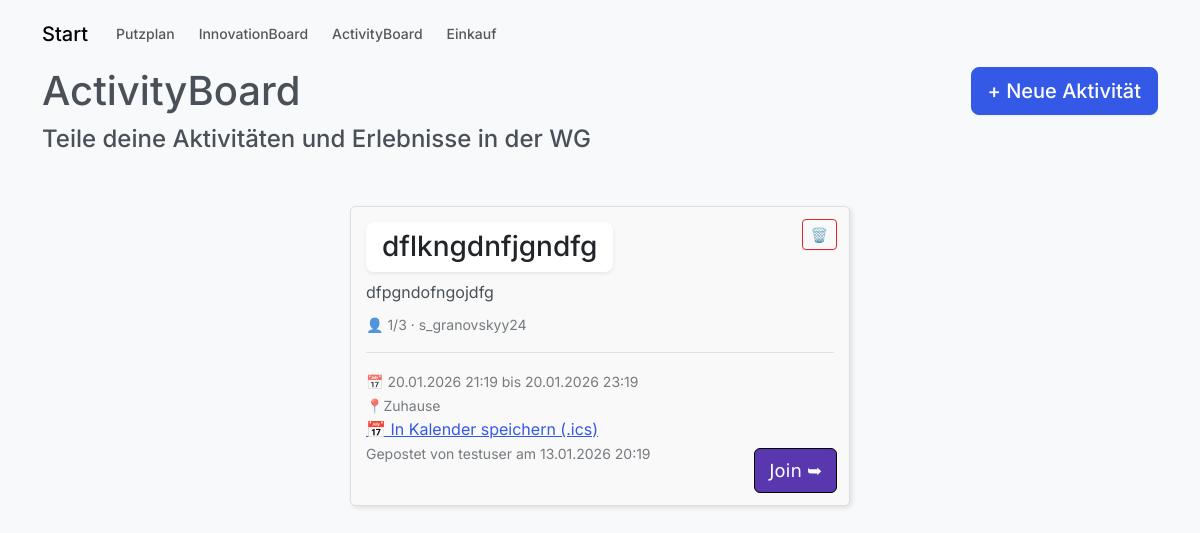
/activityboard/ (signed in), run on an earlier commit of the app's database.
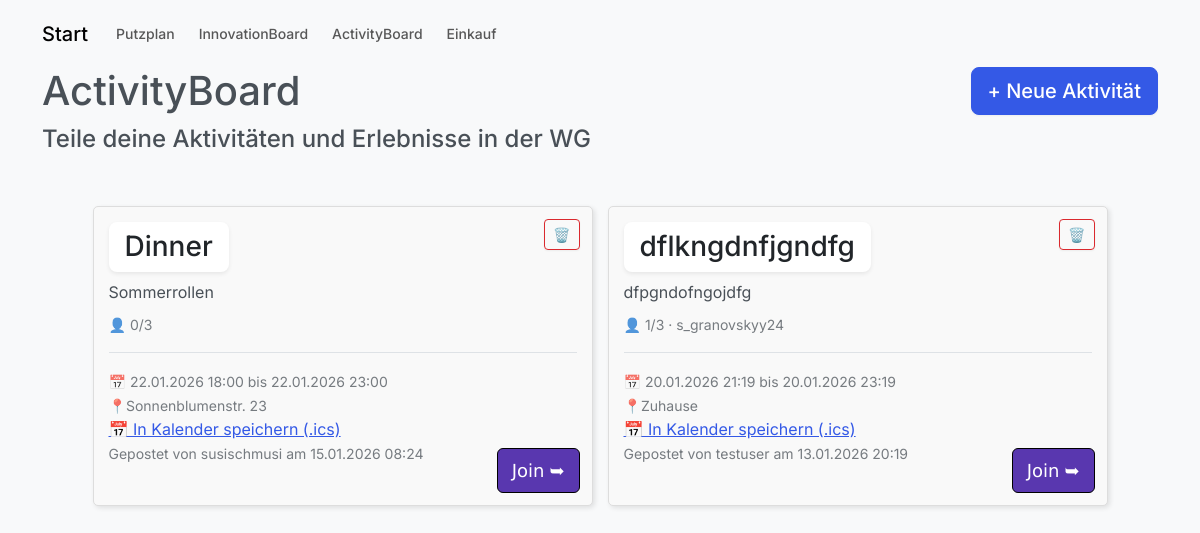
And on a later commit of the database.
### db.py (models this page shows)
class Activity(db.Model):
    __tablename__ = 'ACTIVITY'
    activity_id = db.Column(db.Integer, primary_key=True, index=True, unique=True)
    wg_id = db.Column(db.Integer, db.ForeignKey('WG.wg_id'), nullable=False)
    created_by = db.Column(db.Integer, db.ForeignKey('USER.user_id'), nullable=False)
    title = db.Column(db.String, nullable=False)
    description = db.Column(db.String)
    date = db.Column(db.DateTime, nullable=False)
    location = db.Column(db.String)
    max_participants = db.Column(db.Integer, nullable=True)
    participants = db.relationship(
        "User",
        secondary=activity_participants,
        back_populates="joined_activities"
    )  #participants
    created_at = db.Column(db.DateTime, server_default=db.func.now())
    updated_at = db.Column(db.DateTime, nullable=False)  #new time varivable as to not migrate
    wg = db.relationship('Wg', back_populates='activities')
    creator = db.relationship('User', back_populates='activities_created')

class User(db.Model):
    __tablename__ = 'USER'
    user_id = db.Column(db.Integer, primary_key=True, index=True, unique=True)
    username = db.Column(db.String, nullable=False, unique=True)
    password_hash = db.Column(db.String, nullable=False, unique=True)
    email = db.Column(db.String, nullable=False, unique=True)
    role = db.Column(db.String, nullable=False)
    wg_id = db.Column(db.Integer, db.ForeignKey('WG.wg_id'), nullable=True)
    wg = db.relationship('Wg', back_populates='users')
    cleaning_tasks = db.relationship('CleaningTask', back_populates='assigned_user')
    activities_created = db.relationship('Activity', back_populates='creator')
    ideas = db.relationship('Idea', back_populates='creator',foreign_keys='Idea.created_by')
    idea_comments = db.relationship('Idea_Comment', back_populates='user')
    idea_likes = db.relationship('Idea_Like', back_populates='user')
    added_items = db.relationship('ShoppingItem', foreign_keys='ShoppingItem.added_by', back_populates='added_by_user')
    assigned_items = db.relationship('ShoppingItem', foreign_keys='ShoppingItem.assigned_to', back_populates='assigned_to_user')
    joined_activities = db.relationship(
        "Activity",
        secondary=activity_participants,
        back_populates="participants"
    )  #joined_activities

### app.py (the view, shortened to what this page needs)
@app.route("/activityboard/", methods=['GET', 'POST'])
def activity_board():
    if 'user_id' not in session:
        return redirect(url_for('login'))
    form = ActivityForm()
    current_user_id = int(session["user_id"])
    all_users = User.query.all()
    activities = (Activity.query
                  .filter_by(wg_id=1)  # wg_id = user.wg_id
                  .options(joinedload(Activity.creator), joinedload(Activity.participants))
                  .order_by(Activity.created_at.desc())
                  .all())
    return render_template("activityboard.html", form=form, activities=activities, all_users=all_users, current_user_id=current_user_id)  #To be replaced with current_user().user_id

### templates/activityboard.html (shortened to what this page needs)
{% extends "base.html" %}
{% block content %}
<nav class="navbar navbar-expand-lg navbar-light bg-light">
  <a class="navbar-brand" href="{{ url_for('dashboard') }}">Start</a>
  <div class="navbar-nav">
    <a class="nav-link" href="{{ url_for('putzplan') }}">Putzplan</a>
    <a class="nav-link" href="{{ url_for('innovation_board') }}">InnovationBoard</a>
    <a class="nav-link" href="{{ url_for('activity_board') }}">ActivityBoard</a>
    <a class="nav-link" href="{{ url_for('einkaufsplan') }}">Einkauf</a>
</nav>
<div style="display:flex; justify-content:space-between; align-items:center; margin-bottom: 10px;">
  <h1 style="margin:0;">ActivityBoard</h1>
  <label for="modalToggleNewActivity"
         class="btn btn-lg btn-primary">
    + Neue Aktivität
  </label>
</div>
<h4>Teile deine Aktivitäten und Erlebnisse in der WG</h4>
<br>
<div class="activities-list">
  {% for activity in activities %}
    <div class="activity-card">
      <form method="POST" action="{{ url_for('delete_activity', activity_id=activity.activity_id) }}" style="position: absolute; top: 12px; right: 12px; margin: 0;">
          <button type="submit" class="btn btn-sm btn-outline-danger"
            onclick="return confirm('Aktivität wirklich löschen?');">🗑️</button>
      </form>
      <h3 class="d-inline-block px-3 py-2 rounded-3 bg-white text-dark shadow-sm">{{ activity.title }}</h3>
      <br>
      <p class="activity-desc mb-2">{{ activity.description }}</p>
        <div class="pb-3 mb-3 border-bottom">
          <small class="text-muted">
            {% if activity.max_participants %}
              👤 {{ activity.participants|length }}/{{ activity.max_participants }}
            {% else %}
              👥 {{ activity.participants|length }}
            {% endif %}
            {% if activity.participants|length > 0 %}
              ·
              {% for u in activity.participants %}
                {{ u.username }}{% if not loop.last %}, {% endif %}
              {% endfor %}
            {% endif %}
          </small>
        </div>
      <small class="text-muted">📅 {{ activity.date.strftime('%d.%m.%Y %H:%M') }} bis {{ activity.updated_at.strftime('%d.%m.%Y %H:%M') }}</small>
      {% if activity.location %}
        <br>
        <small class="text-muted">📍{{ activity.location }}</small>
      {% endif %}
        <br>
      <a href="{{ url_for('activity_ics', activity_id=activity.activity_id) }}">📅 In Kalender speichern (.ics)</a>
        <br>
      <small class="text-muted" style="margin-top: 20px; margin-bottom: 5px;">Gepostet von {{ activity.creator.username }} am {{ activity.created_at.strftime('%d.%m.%Y %H:%M') }}</small>
      <br>
            {% set is_joined = current_user_id and (activity.participants
            | selectattr('user_id', 'equalto', current_user_id)
            | list | length > 0) %}
        <form method="POST"
              action="{% if is_joined %}{{ url_for('leave_activity', activity_id=activity.activity_id) }}{% else %}{{ url_for('join_activity', activity_id=activity.activity_id) }}{% endif %}"
              class="m-0 action-form">
          <button type="submit"
                  class="action-btn {% if is_joined %}action-leave{% else %}action-join{% endif %}"
                  onclick="return confirm('{% if is_joined %}Von der Aktivität wirklich abmelden?{% else %}Aktivität wirklich beitreten?{% endif %}');">
            {% if is_joined %}𝗟𝖾𝖺𝗏𝖾 ✘{% else %}𝖩𝗈𝗂𝗇 ➥{% endif %}
          </button>
        </form>
    </div>
  {% else %}
    <p>Noch keine Aktivitäten geteilt. Sei der/die Erste!</p>
  {% endfor %}
</div>
{% endblock %}

### templates/base.html (shortened to what this page needs)
<!DOCTYPE html>
<html lang="de">
<head>
    <link rel="stylesheet" href="https://cdn.jsdelivr.net/npm/bootswatch@5.3.2/dist/zephyr/bootstrap.min.css">
</head>
<body class="bg-light">
<div class="container">
    {% block content %}{% endblock %}
</div>
</body>
</html>

### templates/activityboard.html (style rules this page uses)
.activities-list { display: flex; gap: 15px; align-items: flex-start; justify-content: center; margin-top: 20px; }
.activity-card { position: relative; border: 1px solid #ddd; border-radius: 5px; padding: 15px; padding-bottom: 60px; background-color: #f9f9f9; box-shadow: 2px 2px 5px rgba(0,0,0,0.1); width: 100%; max-width: 500px; }
.activity-card .action-form { position: absolute; right: 12px; bottom: 12px; margin: 0; }
.activity-card .action-btn { display: inline-block; width: auto; height: auto; padding: 8px 14px; border-radius: 6px; border: 1px solid black; color: white; font-size: 18px; cursor: pointer; white-space: nowrap; }
.activity-card .action-join { background-color: rgb(89, 55, 175); }
.activity-card h3 { padding-right: 60px; }
.activity-card { padding-bottom: 40px; }
.activity-desc { white-space: pre-wrap; overflow-wrap: anywhere; word-break: break-word; max-width: 100%; }

What changed in the data, as far as the page shows it:
added Activity: title "Dinner", description "Sommerrollen", participants|length "0", max_participants "3", date "22.01.2026 18:00", updated_at "22.01.2026 23:00", location "Sonnenblumenstr. 23", creator.username "susischmusi", created_at "15.01.2026 08:24"
